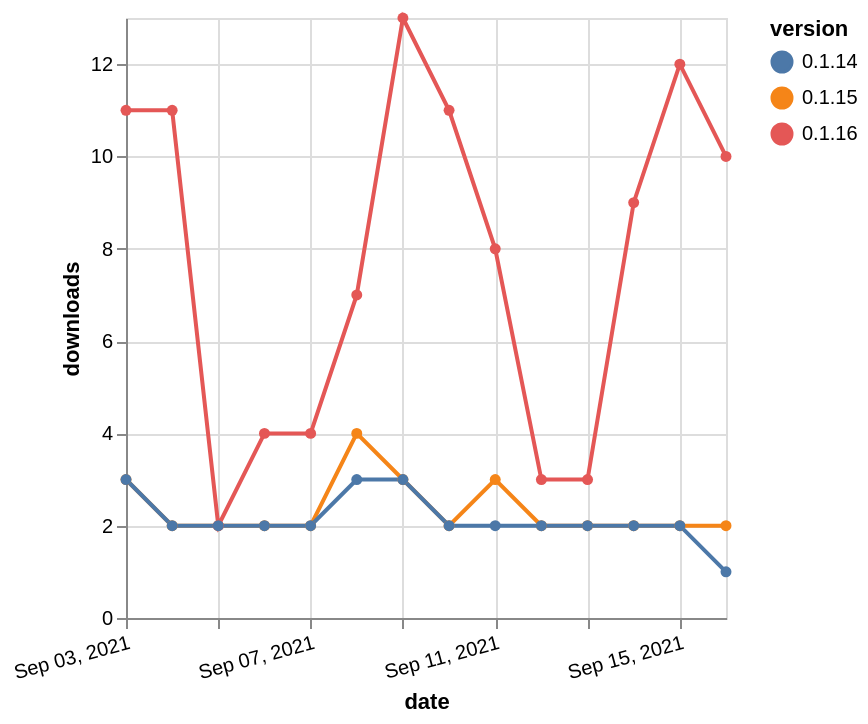

The specification (Vega-Lite) saved for this image:
### Vega-Lite specification from a JSON file in a GitHub repository (floating-point values rounded to 4 significant figures)
{"$schema": "https://vega.github.io/schema/vega-lite/v5.json", "description": "A simple bar chart with embedded data.", "data": {"values": [{"date": "2021-09-03", "total": 3001, "delta": 3, "version": "0.1.15"}, {"date": "2021-09-04", "total": 3003, "delta": 2, "version": "0.1.15"}, {"date": "2021-09-05", "total": 3005, "delta": 2, "version": "0.1.15"}, {"date": "2021-09-06", "total": 3007, "delta": 2, "version": "0.1.15"}, {"date": "2021-09-07", "total": 3009, "delta": 2, "version": "0.1.15"}, {"date": "2021-09-08", "total": 3013, "delta": 4, "version": "0.1.15"}, {"date": "2021-09-09", "total": 3016, "delta": 3, "version": "0.1.15"}, {"date": "2021-09-10", "total": 3018, "delta": 2, "version": "0.1.15"}, {"date": "2021-09-11", "total": 3021, "delta": 3, "version": "0.1.15"}, {"date": "2021-09-12", "total": 3023, "delta": 2, "version": "0.1.15"}, {"date": "2021-09-13", "total": 3025, "delta": 2, "version": "0.1.15"}, {"date": "2021-09-14", "total": 3027, "delta": 2, "version": "0.1.15"}, {"date": "2021-09-15", "total": 3029, "delta": 2, "version": "0.1.15"}, {"date": "2021-09-16", "total": 3031, "delta": 2, "version": "0.1.15"}, {"date": "2021-09-03", "total": 22122, "delta": 11, "version": "0.1.16"}, {"date": "2021-09-04", "total": 22133, "delta": 11, "version": "0.1.16"}, {"date": "2021-09-05", "total": 22135, "delta": 2, "version": "0.1.16"}, {"date": "2021-09-06", "total": 22139, "delta": 4, "version": "0.1.16"}, {"date": "2021-09-07", "total": 22143, "delta": 4, "version": "0.1.16"}, {"date": "2021-09-08", "total": 22150, "delta": 7, "version": "0.1.16"}, {"date": "2021-09-09", "total": 22163, "delta": 13, "version": "0.1.16"}, {"date": "2021-09-10", "total": 22174, "delta": 11, "version": "0.1.16"}, {"date": "2021-09-11", "total": 22182, "delta": 8, "version": "0.1.16"}, {"date": "2021-09-12", "total": 22185, "delta": 3, "version": "0.1.16"}, {"date": "2021-09-13", "total": 22188, "delta": 3, "version": "0.1.16"}, {"date": "2021-09-14", "total": 22197, "delta": 9, "version": "0.1.16"}, {"date": "2021-09-15", "total": 22209, "delta": 12, "version": "0.1.16"}, {"date": "2021-09-16", "total": 22219, "delta": 10, "version": "0.1.16"}, {"date": "2021-09-03", "total": 2747, "delta": 3, "version": "0.1.14"}, {"date": "2021-09-04", "total": 2749, "delta": 2, "version": "0.1.14"}, {"date": "2021-09-05", "total": 2751, "delta": 2, "version": "0.1.14"}, {"date": "2021-09-06", "total": 2753, "delta": 2, "version": "0.1.14"}, {"date": "2021-09-07", "total": 2755, "delta": 2, "version": "0.1.14"}, {"date": "2021-09-08", "total": 2758, "delta": 3, "version": "0.1.14"}, {"date": "2021-09-09", "total": 2761, "delta": 3, "version": "0.1.14"}, {"date": "2021-09-10", "total": 2763, "delta": 2, "version": "0.1.14"}, {"date": "2021-09-11", "total": 2765, "delta": 2, "version": "0.1.14"}, {"date": "2021-09-12", "total": 2767, "delta": 2, "version": "0.1.14"}, {"date": "2021-09-13", "total": 2769, "delta": 2, "version": "0.1.14"}, {"date": "2021-09-14", "total": 2771, "delta": 2, "version": "0.1.14"}, {"date": "2021-09-15", "total": 2773, "delta": 2, "version": "0.1.14"}, {"date": "2021-09-16", "total": 2774, "delta": 1, "version": "0.1.14"}]}, "width": "container", "mark": {"type": "line", "point": {"filled": true}}, "encoding": {"x": {"field": "date", "type": "temporal", "timeUnit": "yearmonthdate", "title": "date", "axis": {"labelAngle": -15}}, "y": {"field": "delta", "type": "quantitative", "title": "downloads"}, "color": {"field": "version", "type": "nominal"}, "tooltip": {"field": "delta"}}}
